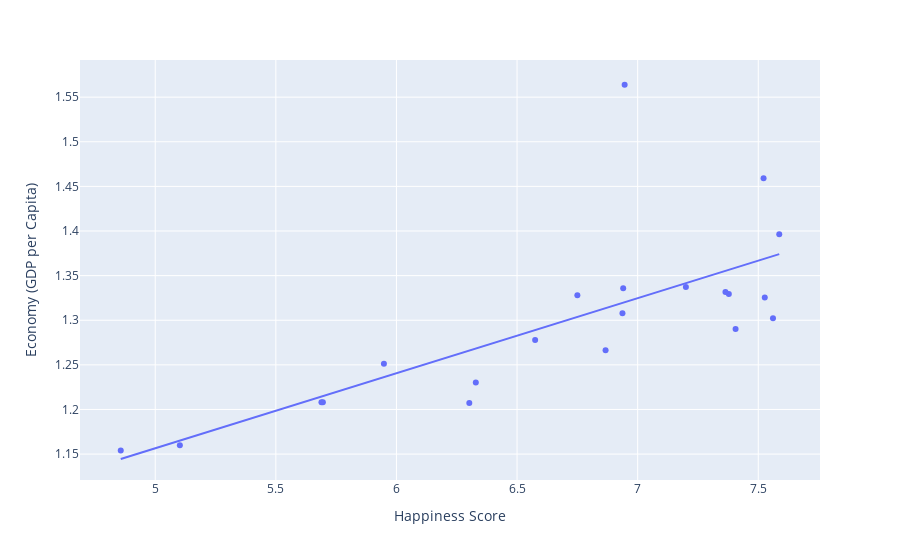

Source (notebook cell):
### Code cell
df_g = px.data.tips()
fig = px.scatter(df_gr, x="Happiness Score", y="Economy (GDP per Capita)", trendline="ols")
fig.show()

### Figure 1 — Plotly figure (JSON) as saved in the notebook; plotly's stock layout.template omitted (floating-point values rounded to 4 significant figures)
{"data": [{"hovertemplate": "Happiness Score=%{x}<br>Economy (GDP per Capita)=%{y}<extra></extra>", "legendgroup": "", "marker": {"color": "#636efa", "symbol": "circle"}, "mode": "markers", "name": "", "orientation": "v", "showlegend": false, "type": "scatter", "x": [7.587, 7.561, 7.527, 7.522, 7.406, 7.378, 7.364, 7.2, 6.946, 6.94, 6.937, 6.867, 6.75, 6.575, 6.329, 6.302, 5.948, 5.695, 5.689, 5.102, 4.857], "xaxis": "x", "y": [1.397, 1.302, 1.325, 1.459, 1.29, 1.329, 1.332, 1.337, 1.564, 1.336, 1.308, 1.266, 1.328, 1.278, 1.23, 1.207, 1.251, 1.208, 1.208, 1.16, 1.154], "yaxis": "y"}, {"hovertemplate": "<b>OLS trendline</b><br>Economy (GDP per Capita) = 0.0840826 * Happiness Score + 0.736115<br>R<sup>2</sup>=0.517912<br><br>Happiness Score=%{x}<br>Economy (GDP per Capita)=%{y} <b>(trend)</b><extra></extra>", "legendgroup": "", "marker": {"color": "#636efa", "symbol": "circle"}, "mode": "lines", "name": "", "showlegend": false, "type": "scatter", "x": [4.857, 5.102, 5.689, 5.695, 5.948, 6.302, 6.329, 6.575, 6.75, 6.867, 6.937, 6.94, 6.946, 7.2, 7.364, 7.378, 7.406, 7.522, 7.527, 7.561, 7.587], "xaxis": "x", "y": [1.145, 1.165, 1.214, 1.215, 1.236, 1.266, 1.268, 1.289, 1.304, 1.314, 1.319, 1.32, 1.32, 1.342, 1.355, 1.356, 1.359, 1.369, 1.369, 1.372, 1.374], "yaxis": "y"}], "layout": {"legend": {"tracegroupgap": 0}, "margin": {"t": 60}, "xaxis": {"anchor": "y", "domain": [0, 1], "title": {"text": "Happiness Score"}}, "yaxis": {"anchor": "x", "domain": [0, 1], "title": {"text": "Economy (GDP per Capita)"}}}}
